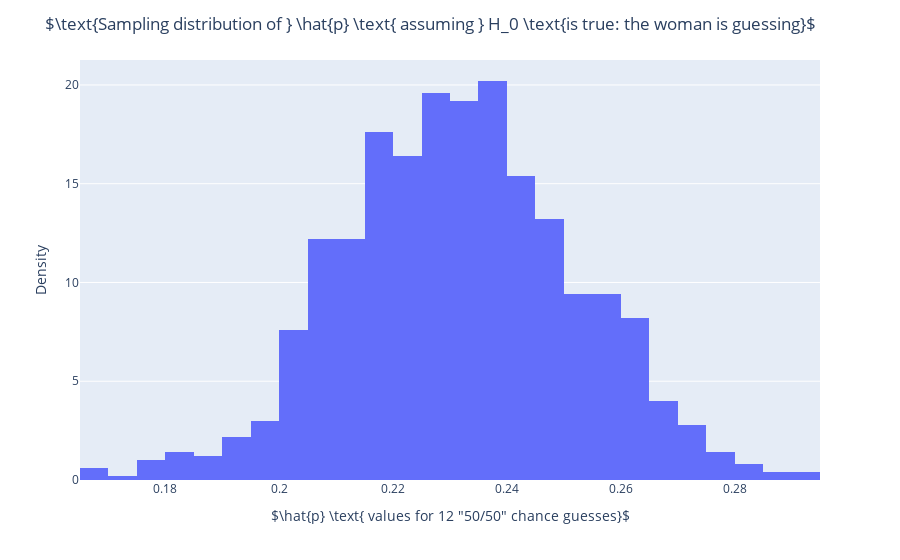

Notebook cell for this chart:
### Markdown cell above
Answer here...

### Code cell
#SAMPLE SOLUTION
np.random.seed(seed=10)
reps = 1000
sample_proportions = []
for i in range(reps):
    sample = np.random.choice(['Twitterer', 'Non_Twitterer'], size=400, replace=True, p=[prob, 1-prob])
    sample_prop = np.count_nonzero(sample == 'Twitterer') / 400
    sample_proportions.append(sample_prop)

dataframe = pd.DataFrame({'Proportion of Twitter Users': sample_proportions})
fig = px.histogram(dataframe, x='Proportion of Twitter Users', nbins=30, histnorm = 'probability density')
fig.update_layout(title='$\\text{Sampling distribution of } \hat{p} \\text{ assuming } H_0 \\text{ is true: the woman is guessing}$', 
                  xaxis_title='$\\hat{p} \\text{ values for 12 "50/50" chance guesses}$', yaxis_title='Density')
fig.show()

### Figure 1 — Plotly figure (JSON) as saved in the notebook; plotly's stock layout.template omitted (floating-point values rounded to 4 significant figures; data arrays with more than 128 entries replaced by an {"elided": "..."} marker saying what was removed)
{"data": [{"alignmentgroup": "True", "bingroup": "x", "histnorm": "probability density", "hovertemplate": "Proportion of Twitter Users=%{x}<br>probability density=%{y}<extra></extra>", "legendgroup": "", "marker": {"color": "#636efa", "pattern": {"shape": ""}}, "name": "", "nbinsx": 30, "offsetgroup": "", "orientation": "v", "showlegend": false, "type": "histogram", "x": {"elided": "1000 float values"}, "xaxis": "x", "yaxis": "y"}], "layout": {"barmode": "relative", "legend": {"tracegroupgap": 0}, "margin": {"t": 60}, "title": {"text": "$\\text{Sampling distribution of } \\hat{p} \\text{ assuming } H_0 \\text{is true: the woman is guessing}$"}, "xaxis": {"anchor": "y", "domain": [0, 1], "title": {"text": "$\\hat{p} \\text{ values for 12 \"50/50\" chance guesses}$"}}, "yaxis": {"anchor": "x", "domain": [0, 1], "title": {"text": "Density"}}}}
